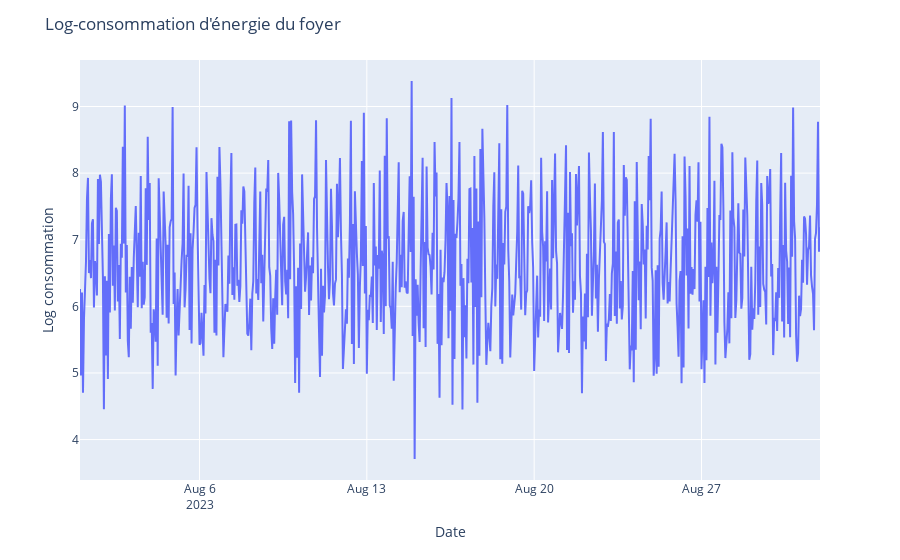

Source (notebook cell):
### Code cell
# Créez un graphique interactif avec Plotly Express
fig = px.line(EDF, x='DATE', y='LOGCONSO', labels={'DATE': 'Date', 'LOGCONSO': 'Log consommation'})
fig.update_layout(title="Log-consommation d'énergie du foyer")

# Affichez le graphique interactif
fig.show()

### Figure 1 — Plotly figure (JSON) as saved in the notebook; plotly's stock layout.template omitted (floating-point values rounded to 4 significant figures; data arrays with more than 128 entries replaced by an {"elided": "..."} marker saying what was removed)
{"data": [{"hovertemplate": "Date=%{x}<br>Log consommation=%{y}<extra></extra>", "legendgroup": "", "line": {"color": "#636efa", "dash": "solid"}, "marker": {"symbol": "circle"}, "mode": "lines", "name": "", "orientation": "v", "showlegend": false, "type": "scatter", "x": {"elided": "744 str values"}, "xaxis": "x", "y": {"elided": "744 float values"}, "yaxis": "y"}], "layout": {"legend": {"tracegroupgap": 0}, "margin": {"t": 60}, "title": {"text": "Log-consommation d'énergie du foyer"}, "xaxis": {"anchor": "y", "domain": [0, 1], "title": {"text": "Date"}}, "yaxis": {"anchor": "x", "domain": [0, 1], "title": {"text": "Log consommation"}}}}
